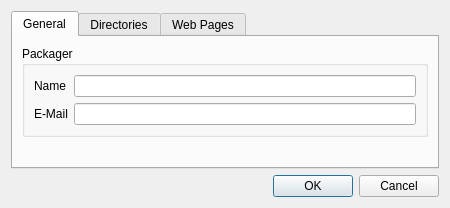
<?xml version="1.0" encoding="UTF-8"?>
<ui version="4.0">
 <class>ConfigurationDialog</class>
 <widget class="QDialog" name="ConfigurationDialog">
  <property name="geometry">
   <rect>
    <x>0</x>
    <y>0</y>
    <width>450</width>
    <height>208</height>
   </rect>
  </property>
  <property name="windowTitle">
   <string>Configuration</string>
  </property>
  <layout class="QVBoxLayout" name="verticalLayout">
   <item>
    <widget class="QTabWidget" name="tabWidget">
     <property name="currentIndex">
      <number>0</number>
     </property>
     <widget class="QWidget" name="tab_1">
      <attribute name="title">
       <string>General</string>
      </attribute>
      <layout class="QGridLayout" name="gridLayout">
       <item row="1" column="0">
        <spacer name="verticalSpacer">
         <property name="orientation">
          <enum>Qt::Vertical</enum>
         </property>
         <property name="sizeHint" stdset="0">
          <size>
           <width>20</width>
           <height>40</height>
          </size>
         </property>
        </spacer>
       </item>
       <item row="0" column="0" colspan="2">
        <widget class="QGroupBox" name="gb_packager">
         <property name="title">
          <string>Packager</string>
         </property>
         <layout class="QGridLayout" name="gridLayout_4">
          <item row="0" column="0">
           <widget class="QLabel" name="lbl_packager_name">
            <property name="text">
             <string>Name</string>
            </property>
           </widget>
          </item>
          <item row="0" column="1">
           <widget class="QLineEdit" name="le_packager_name">
            <property name="toolTip">
             <string>This will use while adding an update to the history section</string>
            </property>
           </widget>
          </item>
          <item row="1" column="0">
           <widget class="QLabel" name="lbl_packager_email">
            <property name="text">
             <string>E-Mail</string>
            </property>
           </widget>
          </item>
          <item row="1" column="1">
           <widget class="QLineEdit" name="le_packager_email">
            <property name="toolTip">
             <string>This will use while adding an update to the history section</string>
            </property>
           </widget>
          </item>
         </layout>
        </widget>
       </item>
      </layout>
     </widget>
     <widget class="QWidget" name="tab_2">
      <attribute name="title">
       <string>Directories</string>
      </attribute>
      <layout class="QGridLayout" name="gridLayout_2">
       <item row="0" column="0">
        <widget class="QLabel" name="lbl_pisi_archive_dir">
         <property name="text">
          <string>PiSi packaging dir</string>
         </property>
        </widget>
       </item>
       <item row="0" column="1">
        <widget class="QLineEdit" name="le_pisi_packaging_dir">
         <property name="toolTip">
          <string>Used only opening from menu as shortcut</string>
         </property>
        </widget>
       </item>
       <item row="1" column="0">
        <spacer name="verticalSpacer_2">
         <property name="orientation">
          <enum>Qt::Vertical</enum>
         </property>
         <property name="sizeHint" stdset="0">
          <size>
           <width>20</width>
           <height>40</height>
          </size>
         </property>
        </spacer>
       </item>
      </layout>
     </widget>
     <widget class="QWidget" name="tab_3">
      <attribute name="title">
       <string>Web Pages</string>
      </attribute>
      <layout class="QGridLayout" name="gridLayout_3">
       <item row="0" column="0">
        <widget class="QLabel" name="lbl_action_api_page">
         <property name="text">
          <string>Actions API Page</string>
         </property>
        </widget>
       </item>
       <item row="0" column="1">
        <widget class="QLineEdit" name="le_action_api_page">
         <property name="toolTip">
          <string>Used only opening from menu as shortcut</string>
         </property>
        </widget>
       </item>
       <item row="1" column="0">
        <widget class="QLabel" name="lbl_pisi_spec">
         <property name="text">
          <string>PISI Spec File</string>
         </property>
        </widget>
       </item>
       <item row="1" column="1">
        <widget class="QLineEdit" name="le_pisi_spec">
         <property name="toolTip">
          <string>Used only opening from menu as shortcut</string>
         </property>
        </widget>
       </item>
       <item row="2" column="0">
        <spacer name="verticalSpacer_3">
         <property name="orientation">
          <enum>Qt::Vertical</enum>
         </property>
         <property name="sizeHint" stdset="0">
          <size>
           <width>20</width>
           <height>40</height>
          </size>
         </property>
        </spacer>
       </item>
      </layout>
     </widget>
    </widget>
   </item>
   <item>
    <widget class="QDialogButtonBox" name="buttonBox">
     <property name="orientation">
      <enum>Qt::Horizontal</enum>
     </property>
     <property name="standardButtons">
      <set>QDialogButtonBox::Cancel|QDialogButtonBox::Ok</set>
     </property>
    </widget>
   </item>
  </layout>
 </widget>
 <tabstops>
  <tabstop>tabWidget</tabstop>
  <tabstop>le_packager_name</tabstop>
  <tabstop>le_packager_email</tabstop>
  <tabstop>le_pisi_packaging_dir</tabstop>
  <tabstop>le_action_api_page</tabstop>
  <tabstop>le_pisi_spec</tabstop>
  <tabstop>buttonBox</tabstop>
 </tabstops>
 <resources/>
 <connections>
  <connection>
   <sender>buttonBox</sender>
   <signal>accepted()</signal>
   <receiver>ConfigurationDialog</receiver>
   <slot>accept()</slot>
   <hints>
    <hint type="sourcelabel">
     <x>248</x>
     <y>270</y>
    </hint>
    <hint type="destinationlabel">
     <x>157</x>
     <y>274</y>
    </hint>
   </hints>
  </connection>
  <connection>
   <sender>buttonBox</sender>
   <signal>rejected()</signal>
   <receiver>ConfigurationDialog</receiver>
   <slot>reject()</slot>
   <hints>
    <hint type="sourcelabel">
     <x>316</x>
     <y>270</y>
    </hint>
    <hint type="destinationlabel">
     <x>286</x>
     <y>274</y>
    </hint>
   </hints>
  </connection>
 </connections>
</ui>
